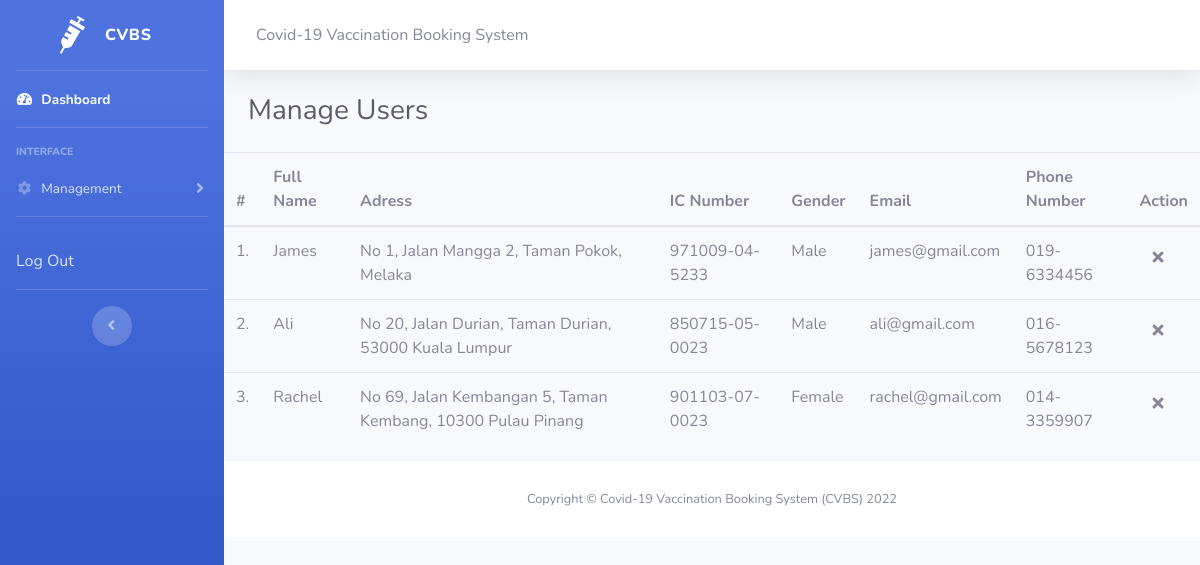
Screenshot of /admin/user.php (signed in) with the database file from the repository.
### tables this page shows
CREATE TABLE `user` (
  `id` int(120) NOT NULL,
  `name` varchar(120) NOT NULL,
  `icNumber` varchar(120) NOT NULL,
  `gender` varchar(120) NOT NULL,
  `phoneNumber` varchar(120) NOT NULL,
  `email` varchar(120) NOT NULL,
  `address` varchar(120) NOT NULL,
  `password` varchar(120) NOT NULL
);

### admin/user.php (the view, shortened to what this page needs)
<?php
include_once('includes/config.php');
?>
<!DOCTYPE html>
<html lang="en">
<head>
    <link href="vendor/fontawesome-free/css/all.min.css" rel="stylesheet" type="text/css">
    <link href="css/sb-admin-2.min.css" rel="stylesheet">
</head>
<body id="page-top">
    <div id="wrapper">
        <ul class="navbar-nav bg-gradient-primary sidebar sidebar-dark accordion" id="accordionSidebar">
            <a class="sidebar-brand d-flex align-items-center justify-content-center" href="index.php">
                <div class="sidebar-brand-icon rotate-n-15">
                    <i class="fas fa-syringe"></i>
                </div>
                <div class="sidebar-brand-text mx-3">CVBS</div>
            </a>
            <hr class="sidebar-divider my-0">
            <li class="nav-item active">
                <a class="nav-link" href="index.php">
                    <i class="fas fa-fw fa-tachometer-alt"></i>
                    <span>Dashboard</span></a>
            </li>
            <hr class="sidebar-divider">
            <div class="sidebar-heading">
                Interface
            </div>
            <li class="nav-item">
                <a class="nav-link collapsed" href="#" data-toggle="collapse" data-target="#collapseTwo" aria-expanded="true" aria-controls="collapseTwo">
                    <i class="fas fa-fw fa-cog"></i>
                    <span>Management</span>
                </a>
            </li>
            <hr class="sidebar-divider d-none d-md-block">
            <li class="nav-item">
                <a class="nav-link collapsed" href="logout.php">
                    Log Out
                </a>
            </li>
            <hr class="sidebar-divider d-none d-md-block">
            <div class="text-center d-none d-md-inline">
                <button class="rounded-circle border-0" id="sidebarToggle"></button>
            </div>
        </ul>
        <div id="content-wrapper" class="d-flex flex-column">
            <div id="content">
                <nav class="navbar navbar-expand navbar-light bg-white topbar mb-4 static-top shadow">
                    <div class="d-none d-sm-inline-block form-inline mr-auto ml-md-3 my-2 my-md-0 mw-100 navbar-search">
                        Covid-19 Vaccination Booking System
                    </div>
                </nav>
                <div class="container-fluid">
                    <div class="d-sm-flex align-items-center justify-content-between mb-4">
                        <h1 class="h3 mb-0 text-gray-800">Manage Users</h1>
                    </div>
                </div>
                <table class="table table-hover" id="sample-table-1">
                    <thead>
                        <tr>
                            <th class="center">#</th>
                            <th>Full Name</th>
                            <th class="hidden-xs">Adress</th>
                            <th>IC Number</th>
                            <th>Gender </th>
                            <th>Email </th>
                            <th>Phone Number </th>
                            <th>Action</th>
                        </tr>
                    </thead>
                    <tbody>
                        <?php
                        $sql = mysqli_query($con, "SELECT * FROM user");
                        $cnt = 1;
                        while ($row = mysqli_fetch_array($sql)) {
                        ?>
                            <tr>
                                <td class="center">
                                    <?php echo $cnt; ?>.
                                </td>
                                <td class="hidden-xs">
                                    <?php
                                    $name = $row['name'];
                                    echo $name; ?>
                                </td>
                                <td>
                                    <?php
                                    $address = $row['address'];
                                    echo $address; ?>
                                </td>
                                <td>
                                    <?php
                                    $icNumber = $row['icNumber'];
                                    echo $icNumber; ?>
                                </td>
                                <td>
                                    <?php echo $row['gender']; ?>
                                </td>
                                <td>
                                    <?php echo $row['email']; ?>
                                </td>
                                <td>
                                    <?php echo $row['phoneNumber']; ?>
                                </td>
                                <td>
                                    <div class="visible-md visible-lg hidden-sm hidden-xs">
                                        <a href="user.php?id=<?php echo $row['id'] ?>&del=delete" onClick="return confirm('Are you sure you want to delete?');" class="btn btn-transparent btn-xs tooltips" tooltip-placement="top" tooltip="Remove"><i class="fa fa-times fa fa-white"></i></a>
                                    </div>
                                </td>
                            </tr>
                        <?php
                            $cnt = $cnt + 1;
                        } ?>
                    </tbody>
                </table>
                <footer class="sticky-footer bg-white">
                    <div class="container my-auto">
                        <div class="copyright text-center my-auto">
                            <span>Copyright &#169; Covid-19 Vaccination Booking System (CVBS) 2022</span>
                        </div>
                    </div>
                </footer>
            </div>
        </div>
</body>
</html>

### rows the page displays
user: name "James", address "No 1, Jalan Mangga 2, Taman Pokok, Melaka", icNumber "971009-04-5233", gender "Male", email "james@gmail.com", phoneNumber "019-6334456"
user: name "Ali", address "No 20, Jalan Durian, Taman Durian, 53000 Kuala Lumpur", icNumber "850715-05-0023", gender "Male", email "ali@gmail.com", phoneNumber "016-5678123"
user: name "Rachel", address "No 69, Jalan Kembangan 5, Taman Kembang, 10300 Pulau Pinang", icNumber "901103-07-0023", gender "Female", email "rachel@gmail.com", phoneNumber "014-3359907"
